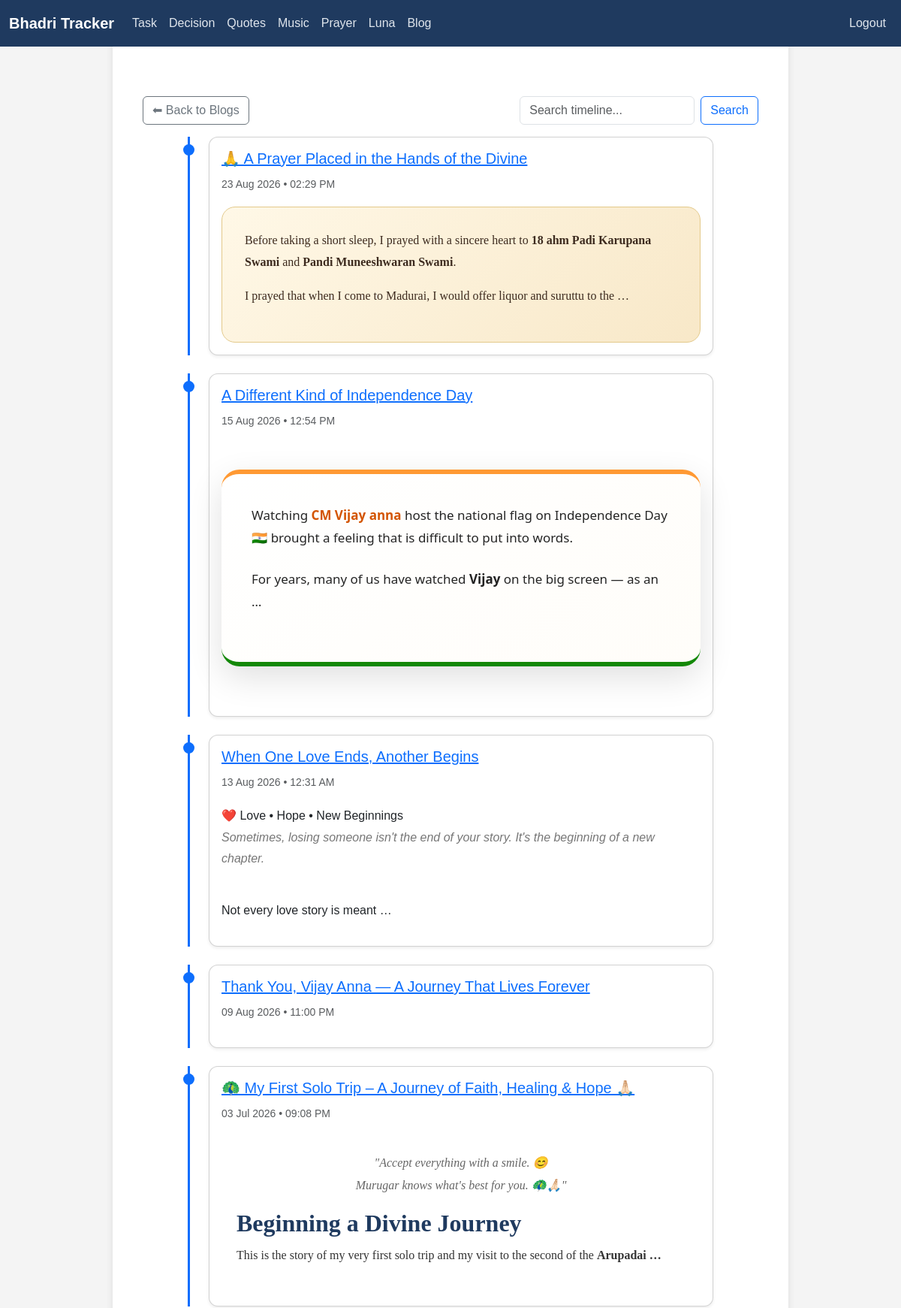
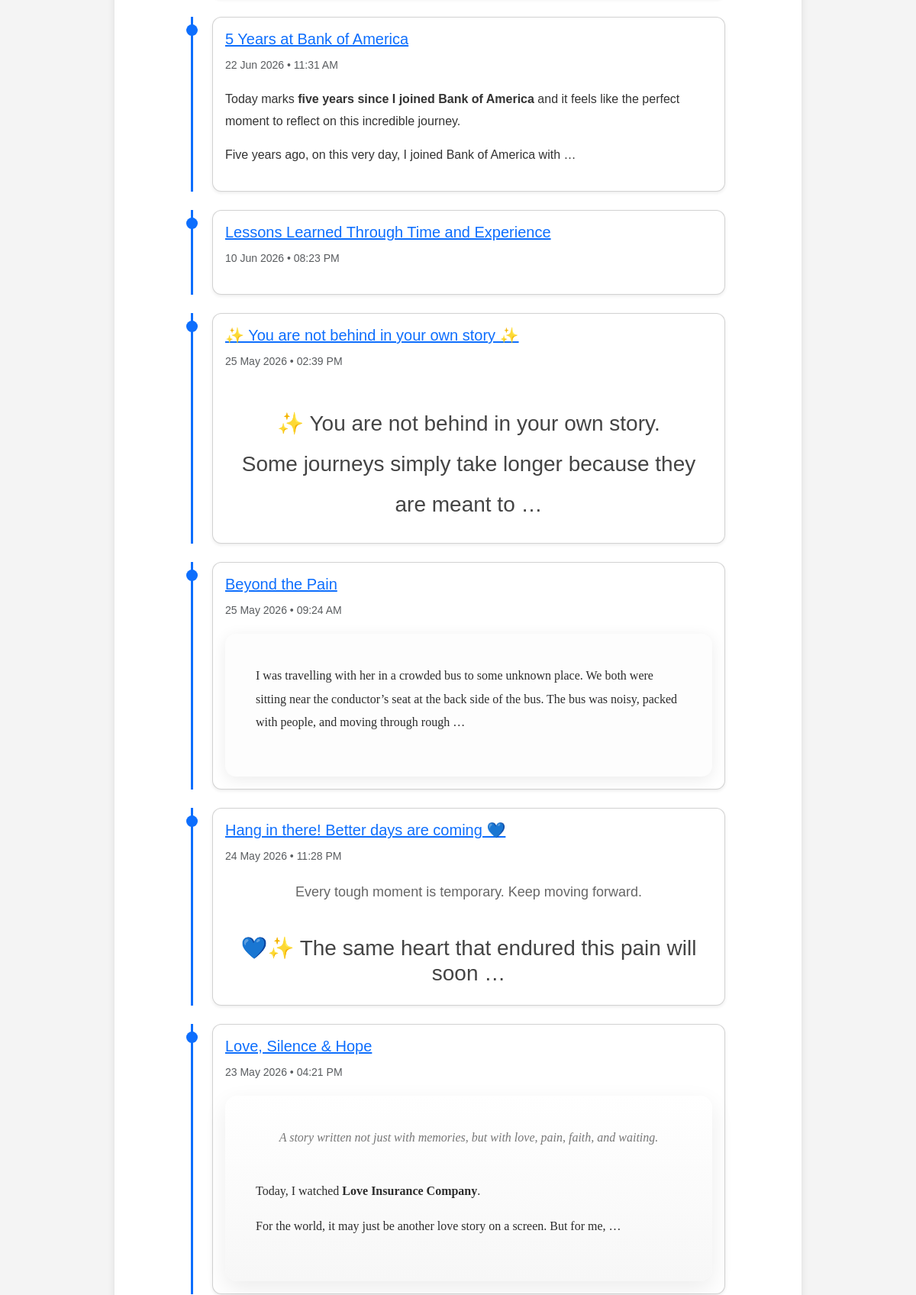
Page /blogs/blog/timeline/ (signed in, upper part) on the committed database (2 pictures, top to bottom).
### blog/models.py (models this page shows, shortened)
class Blog(models.Model):
    title = models.CharField(max_length=200)
    content = models.TextField(help_text="HTML content allowed")
    created_at = models.DateTimeField(auto_now_add=True)
    pin = models.BooleanField(default=False)
    slug = models.SlugField(blank=True)
    public = models.BooleanField(default=False)
    personal = models.BooleanField(default=False)

### blog/views.py (the view)
# urls.py: path('blog/timeline/', views.personal_timeline, name='personal_timeline'),
@login_required
def personal_timeline(request):
    query = request.GET.get('q', '')
    blogs = Blog.objects.filter(personal=True)
    if query:
        blogs = blogs.filter(
            Q(title__icontains=query) |
            Q(content__icontains=query)
        )
    blogs = blogs.order_by('-created_at')
    return render(request, 'blog/personal_timeline.html', {
        'blogs': blogs,
        'query': query
    })

### blog/templatetags/blog_extras.py (called while the page is built)
@register.filter
def remove_media(html):
    if not html:
        return ""
    html = re.sub(r'<img[^>]*>', '', html, flags=re.IGNORECASE)
    html = re.sub(r'<video[^>]*>.*?</video>', '', html, flags=re.IGNORECASE | re.DOTALL)
    html = re.sub(r'<table[^>]*>.*?</table>', '', html, flags=re.IGNORECASE | re.DOTALL)
    return html

### tracker/context_processors.py (called while the page is built)
def active_notifications(request):
    today = timezone.localdate()
    notifications = Notification.objects.filter(
        is_completed=False,
        date__gte=today,
        date__lte=today + timedelta(days=7)
    ).order_by('date')
    return {
        'active_notifications': notifications
    }

### templates/blog/personal_timeline.html (shortened to what this page needs)
{% extends "base.html" %}
{% load blog_extras %}
{% block content %}
<br/>
<div class="d-flex justify-content-between mb-3">
    <a href="{% url 'blogs:blog_list' %}" class="btn btn-outline-secondary">
        ⬅ Back to Blogs
    </a>
    <form method="get" class="d-flex">
        <input type="text" name="q" class="form-control me-2"
               placeholder="Search timeline..." value="{{ query }}">
        <button class="btn btn-outline-primary">Search</button>
    </form>
</div>
<div class="timeline">
    {% for blog in blogs %}
        <div class="timeline-item mb-4">
            <div class="card shadow-sm">
                <div class="card-body">
                    <h5>
                        <a href="{% url 'blogs:blog_detail' blog.slug %}">
                            {{ blog.title }}
                        </a>
                    </h5>
                    <small class="text-muted">
                        {{ blog.created_at|date:"d M Y • h:i A" }}
                    </small>
                    <div class="mt-3">
                        {{ blog.content|remove_media|truncatewords_html:40|safe }}
                    </div>
                </div>
            </div>
        </div>
    {% empty %}
        <p class="text-muted">No personal posts yet.</p>
    {% endfor %}
</div>
{% endblock %}

### static/css/base.css (style rules this page uses)
body { padding: 0 0px; padding-top: 50px; background-color: #f5f7fa; color: #212529; }
h1, h2, h3 { color: #1f3a5f; font-weight: 600; }
.card { border-radius: 12px; box-shadow: 0 4px 12px rgba(0,0,0,0.05); }

### templates/blog/personal_timeline.html (style rules this page uses)
.timeline { max-width: 700px; margin: auto; position: relative; }
.timeline-item { position: relative; padding-left: 25px; border-left: 3px solid #0d6efd; }
.timeline-item::before { content: ""; position: absolute; left: -9px; top: 10px; width: 15px; height: 15px; background: #0d6efd; border-radius: 50%; }

### rows in the picture
Blog: title "🙏 A Prayer Placed in the Hands of the Divine", created_at "23 Aug 2026 • 02:29 PM", content|remove_media "Before taking a short sleep, I prayed with a sincere heart to 18 ahm Padi Karupana Swami and Pandi Muneeshwaran Swami . I prayed that when I come to Madurai, I would offer liquor and suruttu to the …"
Blog: title "A Different Kind of Independence Day", created_at "15 Aug 2026 • 12:54 PM", content|remove_media "Watching CM Vijay anna host the national flag on Independence Day 🇮🇳 brought a feeling that is difficult to put into words. For years, many of us have watched Vijay on the big screen — as an …"
Blog: title "When One Love Ends, Another Begins", created_at "13 Aug 2026 • 12:31 AM", content|remove_media "❤️ Love • Hope • New Beginnings Sometimes, losing someone isn't the end of your story. It's the beginning of a new chapter. Not every love story is meant …"
Blog: title "Thank You, Vijay Anna — A Journey That Lives Forever", created_at "09 Aug 2026 • 11:00 PM"
Blog: title "🦚 My First Solo Trip – A Journey of Faith, Healing & Hope 🙏🏻", created_at "03 Jul 2026 • 09:08 PM", content|remove_media "\"Accept everything with a smile. 😊 Murugar knows what's best for you. 🦚🙏🏻\" Beginning a Divine Journey This is the story of my very first solo trip and my visit to the second of the Arupadai …"
Blog: title "5 Years at Bank of America", created_at "22 Jun 2026 • 11:31 AM", content|remove_media "Today marks five years since I joined Bank of America and it feels like the perfect moment to reflect on this incredible journey. Five years ago, on this very day, I joined Bank of America with …"
Blog: title "Lessons Learned Through Time and Experience", created_at "10 Jun 2026 • 08:23 PM"
Blog: title "✨ You are not behind in your own story ✨", created_at "25 May 2026 • 02:39 PM", content|remove_media "✨ You are not behind in your own story. Some journeys simply take longer because they are meant to …"
Blog: title "Beyond the Pain", created_at "25 May 2026 • 09:24 AM", content|remove_media "I was travelling with her in a crowded bus to some unknown place. We both were sitting near the conductor’s seat at the back side of the bus. The bus was noisy, packed with people, and moving through rough …"
Blog: title "Hang in there! Better days are coming 💙", created_at "24 May 2026 • 11:28 PM", content|remove_media "Every tough moment is temporary. Keep moving forward. 💙✨ The same heart that endured this pain will soon …"
Blog: title "Love, Silence & Hope", created_at "23 May 2026 • 04:21 PM", content|remove_media "A story written not just with memories, but with love, pain, faith, and waiting. Today, I watched Love Insurance Company . For the world, it may just be another love story on a screen. But for me, …"
